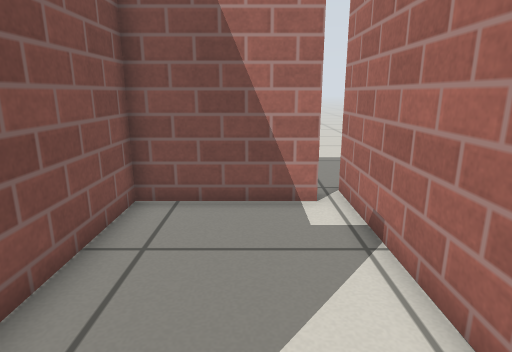
view 1 (above)

16 first-person views from a walk through a robot-simulator world made for Gazebo. The camera is 0.68 m above the floor, tilts 14° down and sees 75° across. The floor is counted in squares, 0.25 m on a side. Each view is taken from the middle of a square. On the plan, view 1 faces up. The plan holds only what a view shows up to about 20 squares ahead; the rest is blank. Simple patterns stand in for the simulator's built-in surfaces.

view 2
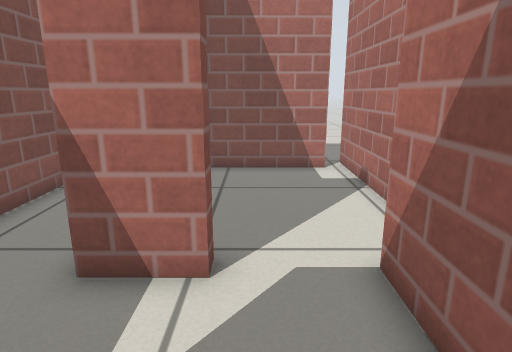

view 3
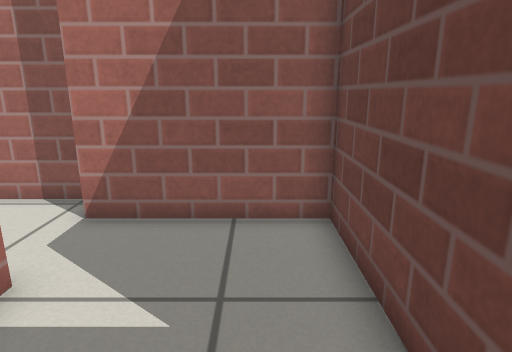

view 4
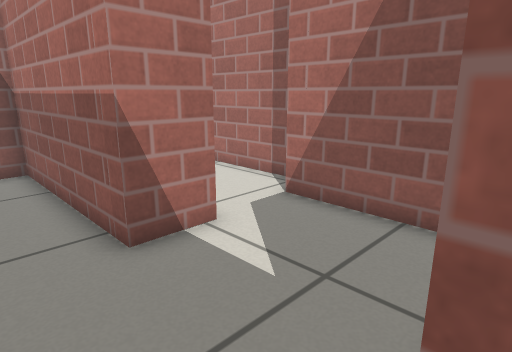

view 5
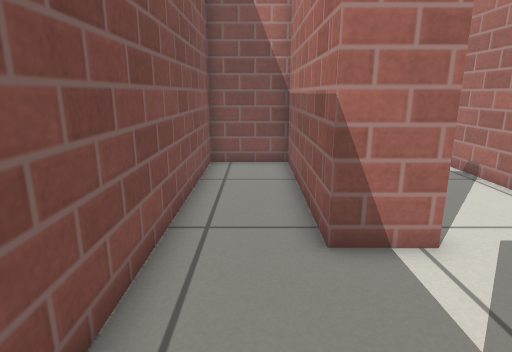

view 6
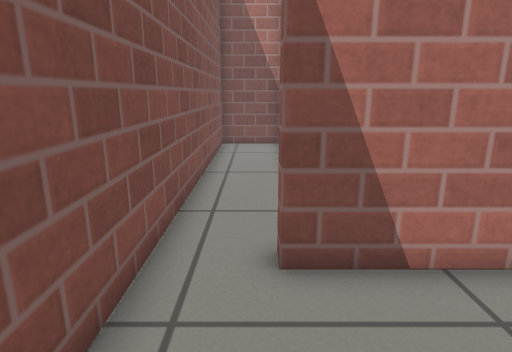

view 7
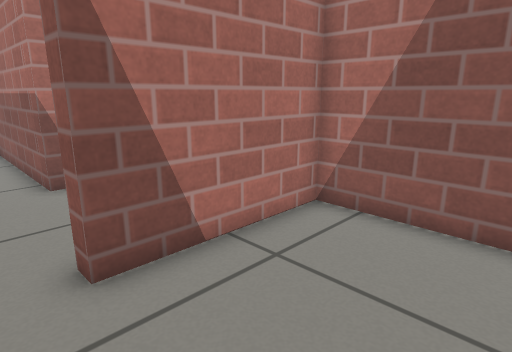

view 8
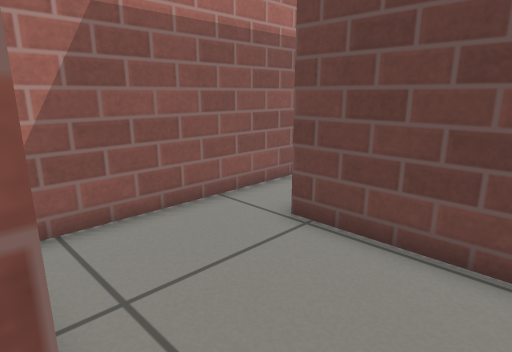

view 9
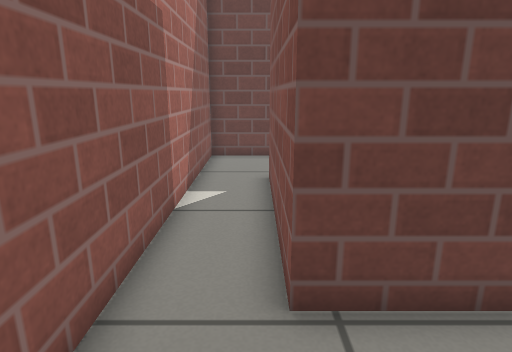

view 10
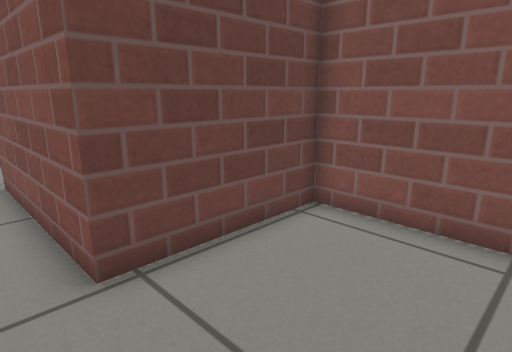

view 11
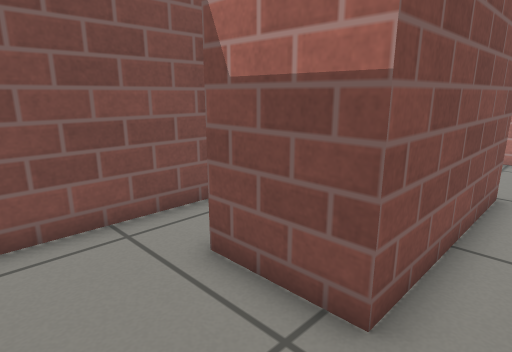

view 12
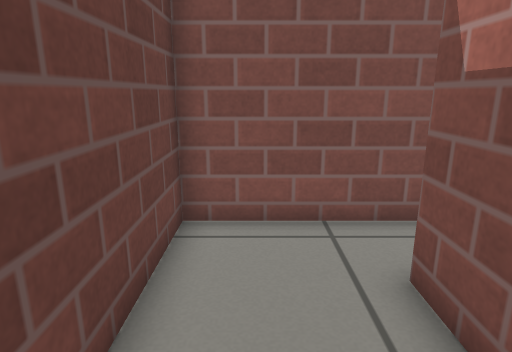

view 13
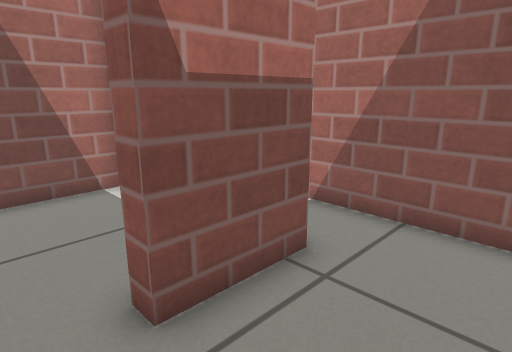

view 14
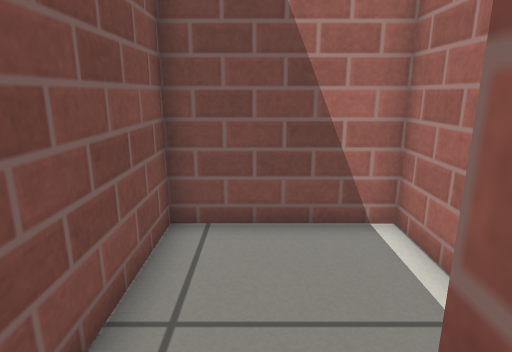

view 15
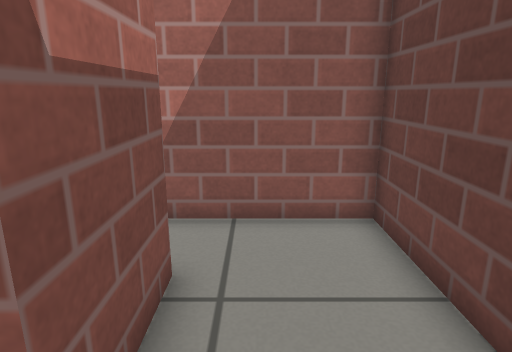

view 16
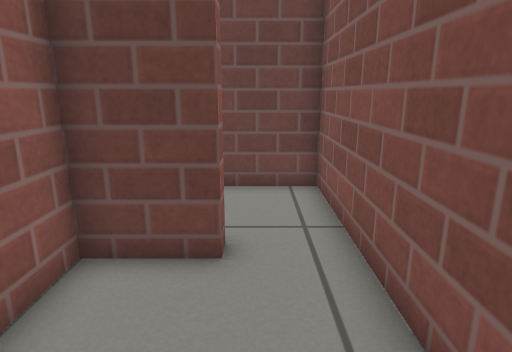

### Floor plan
Ten units are one square. View 1 is at (0, 0); x grows to the right and y downward. Boxes are objects, and circles mark ways between rooms. Rooms are numbered by the first view taken in them; rooms with no view inside come last. Other rooms are left out.
<svg viewBox="-73 -98 102 319">
<path fill="none" stroke="#000" d="M-17 -11 -17 -5 -37 -5M-43 46 10 46 10 -9M-37 -5 -37 -82 -68 -82 -68 45M-68 45 -68 107 -14 107 -14 177M10 186 10 52 -46 52 -46 46M-14 177 -44 177 -44 171M-68 165 -68 216 10 216 10 186M-20 135 -20 113 -68 113 -68 165M-44 171 -20 171 -20 152M6 -82 -31 -82 -31 -35M16 -82 6 -82M24 -15 24 -93"/>
<circle cx="-25" cy="20" r="3" fill="#2a7"/>
<circle cx="-5" cy="-10" r="3" fill="#2a7"/>
<circle cx="-55" cy="50" r="3" fill="#2a7"/>
<circle cx="-5" cy="185" r="3" fill="#2a7"/>
<circle cx="-55" cy="170" r="3" fill="#2a7"/>
<circle cx="10" cy="-45" r="3" fill="#2a7"/>
<text x="-10" y="20">1</text>
<text x="-50" y="-20">2</text>
<text x="-20" y="100">3</text>
<text x="-30" y="190">4</text>
<text x="-50" y="140">5</text>
<text x="-10" y="-50">6</text>
<text x="20" y="-50">7</text>
</svg>
Room 1 opens to room 2. Room 1 opens to room 6. Room 2 opens to room 3. Room 3 opens to room 4. Room 4 opens to room 5. Room 6 opens to room 7.

Where each view was taken, in squares from view 1:
view 1: 0 up, 0 right, facing up
view 2: 4 down, 1 left, facing up
view 3: 3 down, 6 left, facing right
view 4: 5 down, 6 left, facing up-right
view 5: 5 down, 5 left, facing up
view 6: 10 down, 5 left, facing up
view 7: 10 down, 6 left, facing up-right
view 8: 5 down, 6 left, facing down-right
view 9: 7 down, 1 left, facing down
view 10: 6 down, 0 right, facing down-left
view 11: 21 down, 0 right, facing up-left
view 12: 20 down, 0 right, facing left
view 13: 21 down, 6 left, facing up-right
view 14: 18 down, 5 left, facing up
view 15: 19 down, 6 left, facing right
view 16: 12 down, 5 left, facing down
